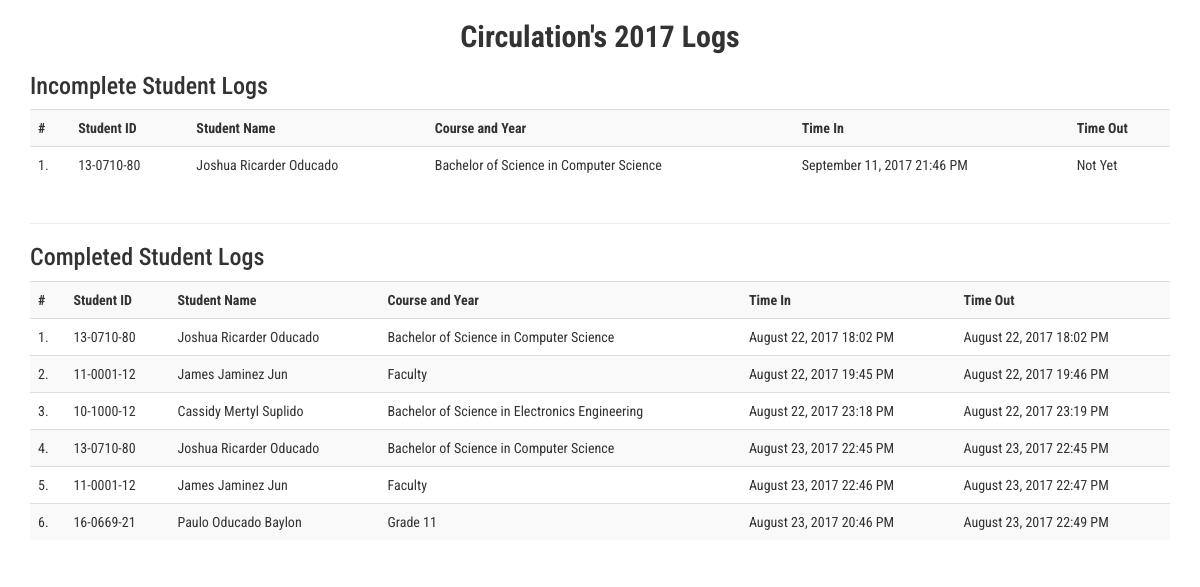
Page /section-detailed-year.php?year=2017&name=Circulation (signed in) on the committed database.
### tables this page shows
CREATE TABLE IF NOT EXISTS `logs` (
  `id` int(11) NOT NULL AUTO_INCREMENT,
  `student_id` varchar(50) NOT NULL,
  `name` varchar(300) NOT NULL,
  `department` varchar(300) NOT NULL,
  `section` varchar(150) NOT NULL,
  `course` varchar(50) NOT NULL,
  `log_in` timestamp NOT NULL DEFAULT CURRENT_TIMESTAMP,
  `log_out` timestamp NULL DEFAULT NULL,
  PRIMARY KEY (`id`)
);

### section-detailed-year.php (the view, shortened to what this page needs)
<?php
	$section = $_REQUEST['name'];
?>
<!DOCTYPE html>
<html>
<head>
	<link rel="stylesheet" href="css/bootstrap.min.css">
	<link rel="stylesheet" href="css/style.css">
</head>
<body onload="start()" style="height: auto;">
	<div class="container">
		<h2 class="text-center"><b><?=$section?>'s <?=$_GET['year']?> Logs</b></h2>
		<h3>Incomplete Student Logs</h3>
		<div class="table-responsive">
			<table class="table table-striped">
				<tr>
					<th>#</th>
					<th>Student ID</th>
					<th>Student Name</th>
					<th>Course and Year</th>
					<th>Time In</th>
					<th>Time Out</th>
				</tr>
				<?php
					$i = 0;
					$con = mysqli_connect("localhost","libraryaccess","libraryaccess","libraryaccess");
					$year = $_GET['year'];
					$result = mysqli_query($con,"SELECT DATE_FORMAT(log_in, '%M %e, %Y %H:%i %p') AS converted_in,logs.* FROM logs WHERE section='$section' AND log_out IS NULL AND YEAR(log_in) = '$year'");
						while($row = mysqli_fetch_array($result))
						{
							$i++;
							echo "<tr>";
							echo "<td>" . $i . ".</td>";
							echo "<td>".$row['student_id']."</td>";
							echo "<td>" . $row['name'] . "</td>";
							echo "<td>" . $row['course'] . "</td>";
							echo "<td>" . $row['converted_in'] . "</td>";
							echo "<td>Not Yet</td>";
							echo "</tr>";
						}
						echo "</table>";
				?>
		</div>
		<hr>
		<h3>Completed Student Logs</h3>
		<div class="table-responsive">
			<table class="table table-striped">
				<tr>
					<th>#</th>
					<th>Student ID</th>
					<th>Student Name</th>
					<th>Course and Year</th>
					<th>Time In</th>
					<th>Time Out</th>
				</tr>
				<?php
					$i = 0;
					$con = mysqli_connect("localhost","libraryaccess","libraryaccess","libraryaccess");
					$result = mysqli_query($con,"SELECT DATE_FORMAT(log_in, '%M %e, %Y %H:%i %p') AS converted_in,DATE_FORMAT(log_out, '%M %e, %Y %H:%i %p') AS converted_out,logs.* FROM logs WHERE section='$section' AND log_out IS NOT NULL AND YEAR(log_in) = '$year'");
						while($row = mysqli_fetch_array($result))
						{
							$i++;
							echo "<tr>";
							echo "<td>" . $i . ".</td>";
							echo "<td>".$row['student_id']."</td>";
							echo "<td>" . $row['name'] . "</td>";
							echo "<td>" . $row['course'] . "</td>";
							echo "<td>" . $row['converted_in'] . "</td>";
							echo "<td>" . $row['converted_out'] . "</td>";
							echo "</tr>";
						}
						echo "</table>";
				?>
		</div>
	</div>
</body>
</html>

### css/style.css (style rules this page uses)
body { font-family: 'Roboto Condensed', sans-serif; }

### rows in the picture
logs: student "13-0710-80", name "Joshua Ricarder Oducado", course "Bachelor of Science in Computer Science", converted_in "September 11, 2017 21:46 PM"
logs: student "13-0710-80", name "Joshua Ricarder Oducado", course "Bachelor of Science in Computer Science", converted_in "August 22, 2017 18:02 PM", converted_out "August 22, 2017 18:02 PM"
logs: student "11-0001-12", name "James Jaminez Jun", course "Faculty", converted_in "August 22, 2017 19:45 PM", converted_out "August 22, 2017 19:46 PM"
logs: student "10-1000-12", name "Cassidy Mertyl Suplido", course "Bachelor of Science in Electronics Engineering", converted_in "August 22, 2017 23:18 PM", converted_out "August 22, 2017 23:19 PM"
logs: student "13-0710-80", name "Joshua Ricarder Oducado", course "Bachelor of Science in Computer Science", converted_in "August 23, 2017 22:45 PM", converted_out "August 23, 2017 22:45 PM"
logs: student "11-0001-12", name "James Jaminez Jun", course "Faculty", converted_in "August 23, 2017 22:46 PM", converted_out "August 23, 2017 22:47 PM"
logs: student "16-0669-21", name "Paulo Oducado Baylon", course "Grade 11", converted_in "August 23, 2017 20:46 PM", converted_out "August 23, 2017 22:49 PM"

### other values in the picture
$section "Circulation"
$_GET['year'] "2017"
